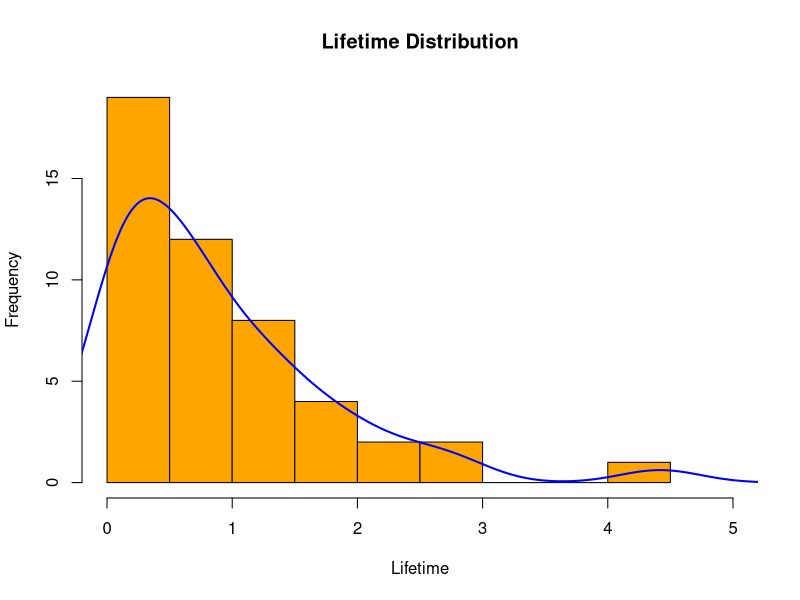
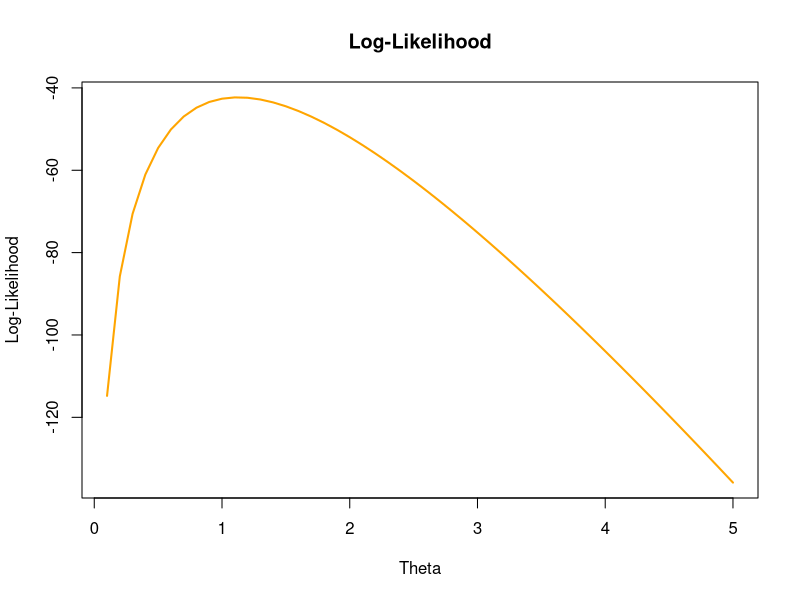
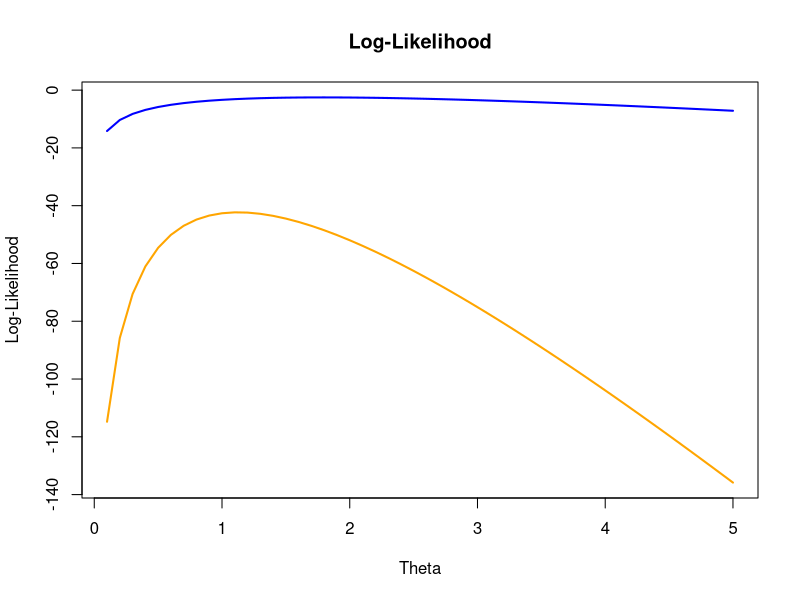
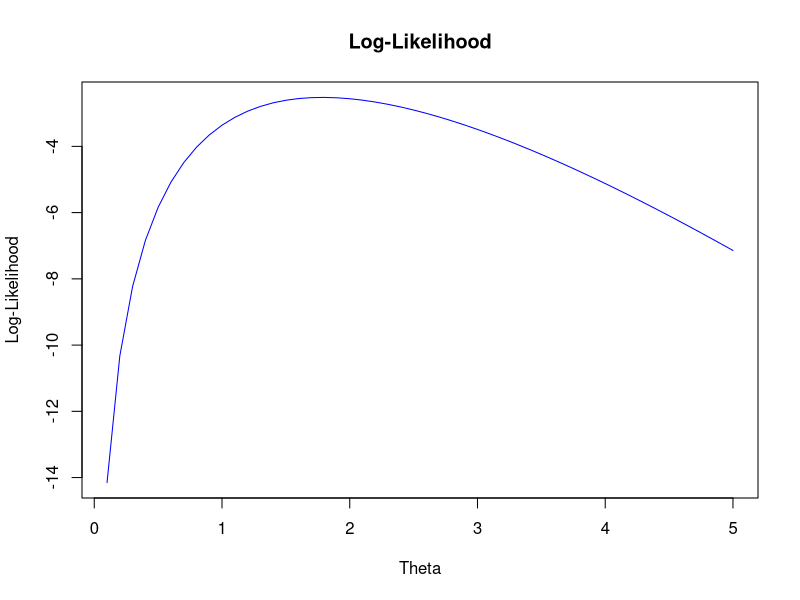
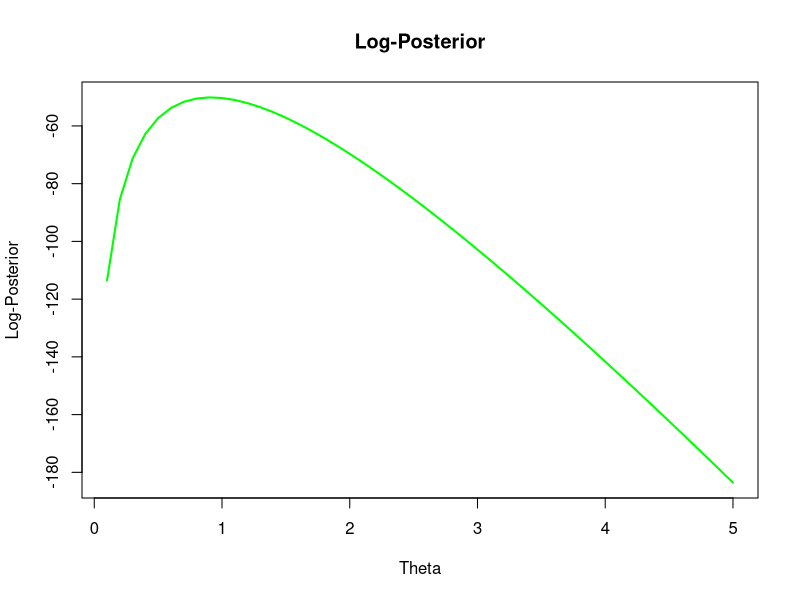
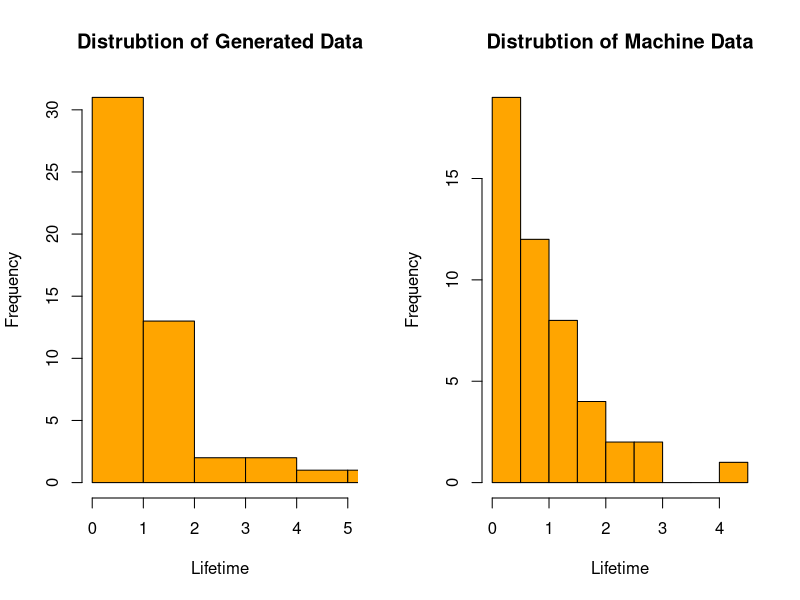

Reproduce these figures in R, in order.
## 1
## ---- assign2-init
data <- read.csv("../data/machines.csv", sep=",", header=TRUE)
data$Length <- as.numeric(data$Length)
## ---- end-of-assign2-init

## 2
## ---- assign2-2-init
length_histogram <- hist(data$Length, plot=FALSE)
multiplier <- length_histogram$counts / length_histogram$density
multiplier <- max(multiplier[which(!is.nan(multiplier))])
length_density <- density(data$Length)
length_density$y <- length_density$y * multiplier

log_likelihood <- function(x, theta) {
    log(theta * exp(-theta * x))
}

thetas <- seq(0.1, 5, by=0.1)

log_likelihoods <- sapply(thetas, function(x) {
    sum(log_likelihood(x=data$Length, theta=x))
})

best_theta <- thetas[which.max(log_likelihoods)]
## ---- end-of-assign2-2-init

## ---- assign2-2-plot-distribution
plot(length_histogram, col="orange", main="Lifetime Distribution",
     xlab="Lifetime", ylab="Frequency", xlim=c(0, 5))
lines(length_density, col="blue", lwd=2)
## ---- end-of-assign2-2-plot-distribution

## ---- assign2-2-plot-likelihoods
plot(thetas, log_likelihoods, main="Log-Likelihood", col="orange",
     xlab="Theta", ylab="Log-Likelihood", type="l", lwd=2)
## ---- end-of-assign2-2-plot-likelihoods

## 3
## ---- assign2-3-init
log_likelihoods_6 <- sapply(thetas, function(x) {
    sum(log_likelihood(x=data$Length[1:6], theta=x))
})

ylim <- c(min(min(log_likelihoods), min(log_likelihoods_6)),
          max(max(log_likelihoods), max(log_likelihoods_6)))
## ---- end-ofassign2-3-init

## ---- assign2-3-plot-likelihoods
plot(thetas, log_likelihoods, col="orange",
     main="Log-Likelihood", xlab="Theta", ylab="Log-Likelihood",
     type="l", ylim=ylim, lwd=2)
lines(thetas, log_likelihoods_6, col="blue", lwd=2)
## ---- end-of-assign2-3-plot-likelihoods

## ---- assign2-3-plot-likelihoods-6
plot(thetas, log_likelihoods_6, type="l", main="Log-Likelihood",
     xlab="Theta", ylab="Log-Likelihood", col="blue")
## ---- end-of-assign2-3-plot-likelihoods-6

## 4
## ---- assign2-4-init
prior <- function(theta, lambda=10) {
    lambda * exp(-lambda * theta)
}

log_posteriors <- sapply(1:length(thetas), function(i) {
    log_likelihoods[i] + log(prior(thetas[i]))
})
## ---- end-of-assign2-4-init

## ---- assign2-4-plot-posteriors
plot(thetas, log_posteriors, col="green",
     main="Log-Posterior", xlab="Theta", ylab="Log-Posterior",
     type="l", lwd=2)
## ---- end-of-assign2-4-plot-posteriors

## 5
## ---- assign2-5-init
set.seed(12345)
new_data <- rexp(50, best_theta)
## ---- end-of-assign2-5-init

## ---- assign2-5-plot-distribution
par(mfrow=c(1, 2))
hist(new_data, main="Distrubtion of Generated Data",
     xlab="Lifetime", ylab="Frequency", xlim=c(0, 5), col="orange")
hist(data$Length, main="Distrubtion of Machine Data",
     xlab="Lifetime", ylab="Frequency", col="orange")
## ---- end-of-assign2-5-plot-distribution
